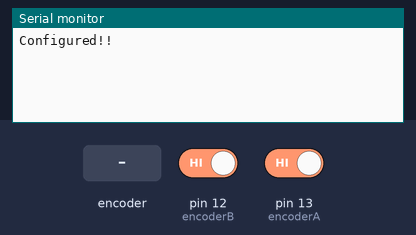
Bench run of a sketch on a simulated Arduino Uno, built with avr-gcc and run on an emulated ATmega328P. On the bench: the last lines printed to the serial monitor. The inputs (shaded band) are chosen by the test bench; at power-on: pin 12 (encoderB) HIGH, pin 13 (encoderA) HIGH.

Above: at 1.2 s.
1.3 s: rotary encoder on pin 13 (encoderA) / pin 12 (encoderB) turned 1 step (first pin leading)
At 2.6 s:
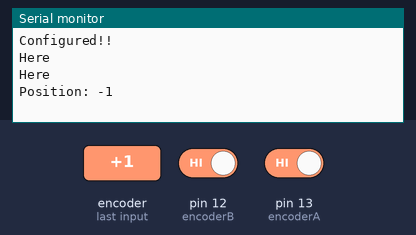
3.0 s: rotary encoder on pin 13 (encoderA) / pin 12 (encoderB) turned 1 step (first pin leading)
At 4.1 s:
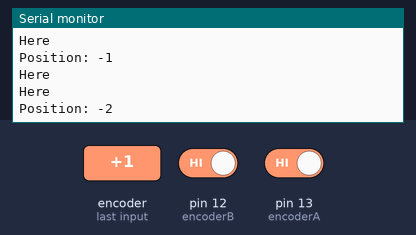

Measured:
- after the input at 1.3 s, the serial monitor: prints a new line at once (image 1)
- after the input at 3.0 s, the serial monitor: prints a new line after 0.06 s (image 2)

The sketch:

Rotary_encoder_REV_2.0.ino
```cpp
#define encoderA 13
#define encoderB 12

 int counter = 0;
 int aState;
 int aLastState;

  bool c=1;

void setup() {
   pinMode (encoderA, INPUT);
   pinMode (encoderB, INPUT);
   Serial.begin (9600);
   aLastState = digitalRead(encoderA);
   Serial.println ("Configured!!");
}

void loop() {


    aState = digitalRead(encoderA); // Reads the "current" state of the outputA
   // If the previous and the current state of the outputA are different, that means a Pulse has occured
   if (aState != aLastState){
      Serial.println ("Here");
     // If the outputB state is different to the outputA state, that means the encoder is rotating clockwise
     if (digitalRead(encoderB) != aState) {
       counter --;
     } else {
       counter ++;
     }
     c = !c;
     if (c ==1) {
     Serial.print("Position: ");
     Serial.println(counter/2);
     }
   }
   aLastState = aState; // Updates the previous state of the outputA with the current state
}
```
